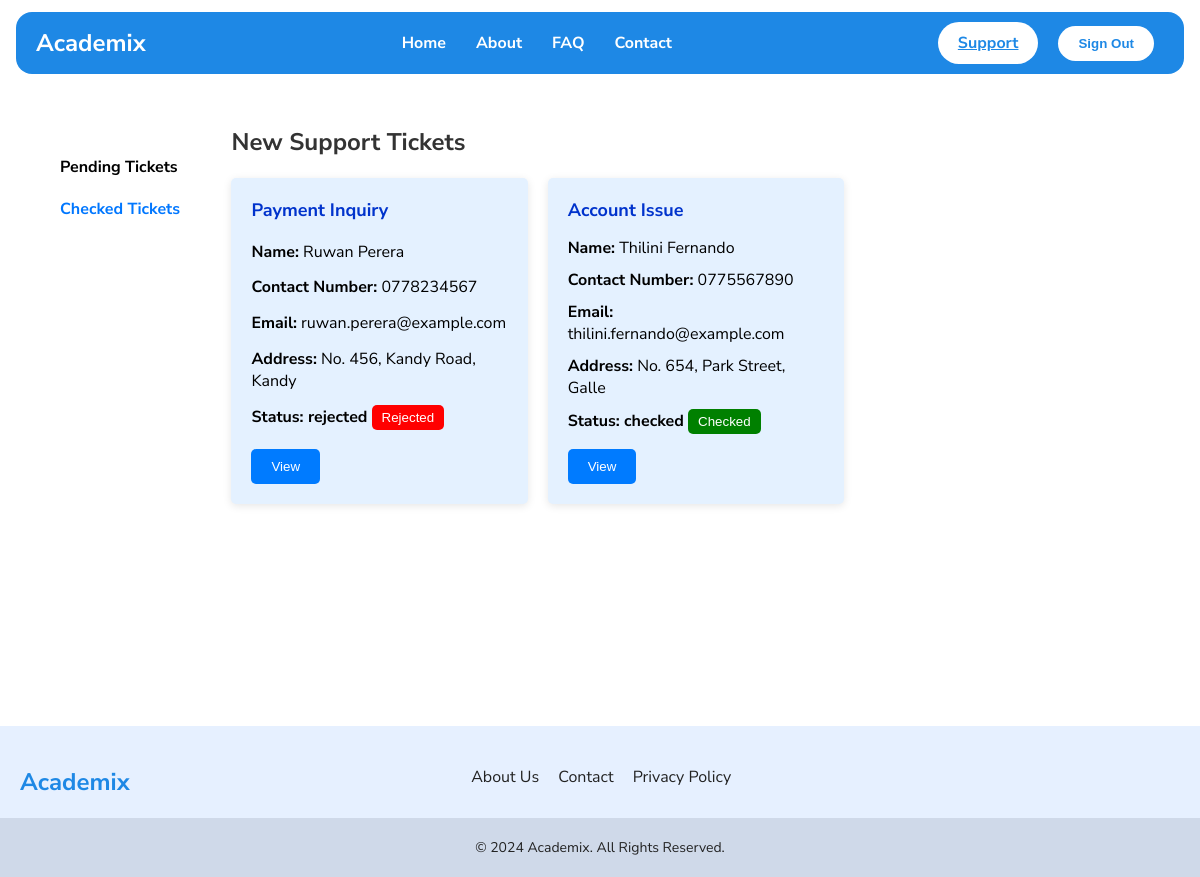
/support/checked/index.php (signed in), run on the app's committed database.
### tables this page shows
CREATE TABLE inquiries (
  id INT NOT NULL AUTO_INCREMENT,
  inquiry_type VARCHAR(255) DEFAULT NULL,
  full_name VARCHAR(255) DEFAULT NULL,
  contact_no VARCHAR(20) DEFAULT NULL,
  email VARCHAR(255) DEFAULT NULL,
  address VARCHAR(255) DEFAULT NULL,
  message TEXT,
  status VARCHAR(255) DEFAULT 'pending',
  created_at TIMESTAMP NULL DEFAULT CURRENT_TIMESTAMP,
  PRIMARY KEY (id)
);

### support/checked/index.php (the view, shortened to what this page needs)
<?php
include '../../utils/db.php';
$sql = "SELECT id, inquiry_type, full_name, contact_no, email, address, message, status FROM inquiries WHERE status = 'checked' OR status = 'rejected'";
$result = $conn->query($sql);
?>
<!DOCTYPE html>
<html lang="en">
<head>
    <link rel="stylesheet" href="../../styles/global.css">
    <link rel="stylesheet" href="../../styles/components.css">
    <link rel="stylesheet" href="../../styles/tickets.css">
</head>
<body>
    <?php include "../../components/header.php"; ?>
    <main>
        <div class="container">
            <nav1>
                <ul>
                    <li><a href="/support/pending">Pending Tickets</a></li>
                    <li><a class="active" href="/support/checked">Checked Tickets</a></li>
                </ul>
            </nav1>
            <main-section>
                <h2>New Support Tickets</h2>
                <div class="ticket-grid">
                    <?php
                    if ($result->num_rows > 0) {
                        while ($ticket = $result->fetch_assoc()) {
                    ?>
                            <div class="ticket">
                                <h3><?php echo $ticket['inquiry_type']; ?></h3>
                                <p><strong>Name:</strong> <?php echo $ticket['full_name']; ?></p>
                                <p><strong>Contact Number:</strong> <?php echo $ticket['contact_no']; ?></p>
                                <p><strong>Email:</strong> <?php echo $ticket['email']; ?></p>
                                <p><strong>Address:</strong> <?php echo $ticket['address']; ?></p>
                                <p><strong>Status: <?php echo $ticket['status']; ?></strong>
                                    <?php
                                    if ($ticket['status'] == 'checked') {
                                        echo '<button class=" status-checked ">Checked</button>';
                                    } elseif ($ticket['status'] == 'rejected') {
                                        echo '<button class=" status-rejected ">Rejected</button>';
                                    }                                ?> </p>
                                <div class="ticket-actions">
                                    <button class="view-btn" data-id="<?php echo $ticket['id']; ?>"
                                        data-inquiry-type="<?php echo $ticket['inquiry_type']; ?>"
                                        data-full-name="<?php echo $ticket['full_name']; ?>"
                                        data-contact-no="<?php echo $ticket['contact_no']; ?>"
                                        data-email="<?php echo $ticket['email']; ?>"
                                        data-address="<?php echo $ticket['address']; ?>"
                                        data-message="<?php echo $ticket['message']; ?>">
                                        View
                                    </button>
                                </div>
                            </div>
                    <?php
                        }
                    } else {
                        echo "<p>No new tickets available.</p>";
                    }
                    ?>
                </div>
            </main-section>
        </div>
    </main>
    <?php include "../../components/footer.php"; ?>
</body>
</html>

### styles/global.css (style rules this page uses)
:root { --app-bg: #ffffff; --app-white: white; --app-primary: #1e88e5; --app-secondary: #2196f3; --app-active: #cfd9e9; --app-text: #222; --app-mute: #cfd9e9; --app-special: #e6f0ff; --app-error: #ff5353; --font-size-large: 24px; --font-size-small: 14px; --transition: all 300ms ease; }
body { margin: 0; font-family: 'Nunito Sans', system-ui, -apple-system, BlinkMacSystemFont, 'Segoe UI', Roboto, Oxygen, Ubuntu, Cantarell, 'Open Sans', 'Helvetica Neue', sans-serif; background-color: var(--app-bg); }
main { min-height: 80vh; padding: 20px; }

### styles/tickets.css (style rules this page uses)
* { box-sizing: border-box; margin: 0; padding: 0; }
body { background-color: #ffffff; }
.container { display: flex; margin: 20px; }
a:hover, a.active { background: none; color: #0077ff; }
nav1 { width: 200px; background-color: #ffffff; padding: 20px; }
nav1 ul { list-style: none; }
nav1 ul li { padding: 10px 0; }
nav1 ul li a { text-decoration: none; color: black; font-weight: bold; }
main-section { flex: auto; }
h2 { margin-bottom: 20px; font-size: 24px; color: #333; }
.ticket-grid { display: grid; grid-template-columns: repeat(3, 1fr); gap: 20px; align-items: stretch; }
.ticket { background-color: rgb(228, 241, 255); padding: 20px; display: flex; flex-direction: column; justify-content: space-between; border-radius: 5px; box-shadow: 0 2px 8px rgba(0, 0, 0, 0.1); }
.ticket h3 { color: #0033cc; font-size: 18px; margin-bottom: 10px; }
.ticket p { font-size: 16px; margin: 5px 0; }
.ticket p strong { color: black; }
.ticket-actions { margin-top: 10px; display: flex; gap: 10px; }
.ticket-actions .view-details, .ticket-actions .reject , .ticket-actions .view-btn { padding: 10px 20px; border-radius: 5px; cursor: pointer; border: none; }
.view-btn { background-color: #007bff; color: white; }
.status-checked { background-color: green; color: white; padding: 5px 10px; border: none; border-radius: 5px; }
.status-rejected { background-color: red; color: white; padding: 5px 10px; border: none; border-radius: 5px; }

### data on the page
inquiries: inquiry_type "Payment Inquiry", full_name "Ruwan Perera", contact_no "0778234567", email "ruwan.perera@example.com", address "No. 456, Kandy Road, Kandy", status "rejected", shows "Rejected"
inquiries: inquiry_type "Account Issue", full_name "Thilini Fernando", contact_no "0775567890", email "thilini.fernando@example.com", address "No. 654, Park Street, Galle", status "checked", shows "Checked"

### other printed values
$auth_info[$role]['button'] "Support"
